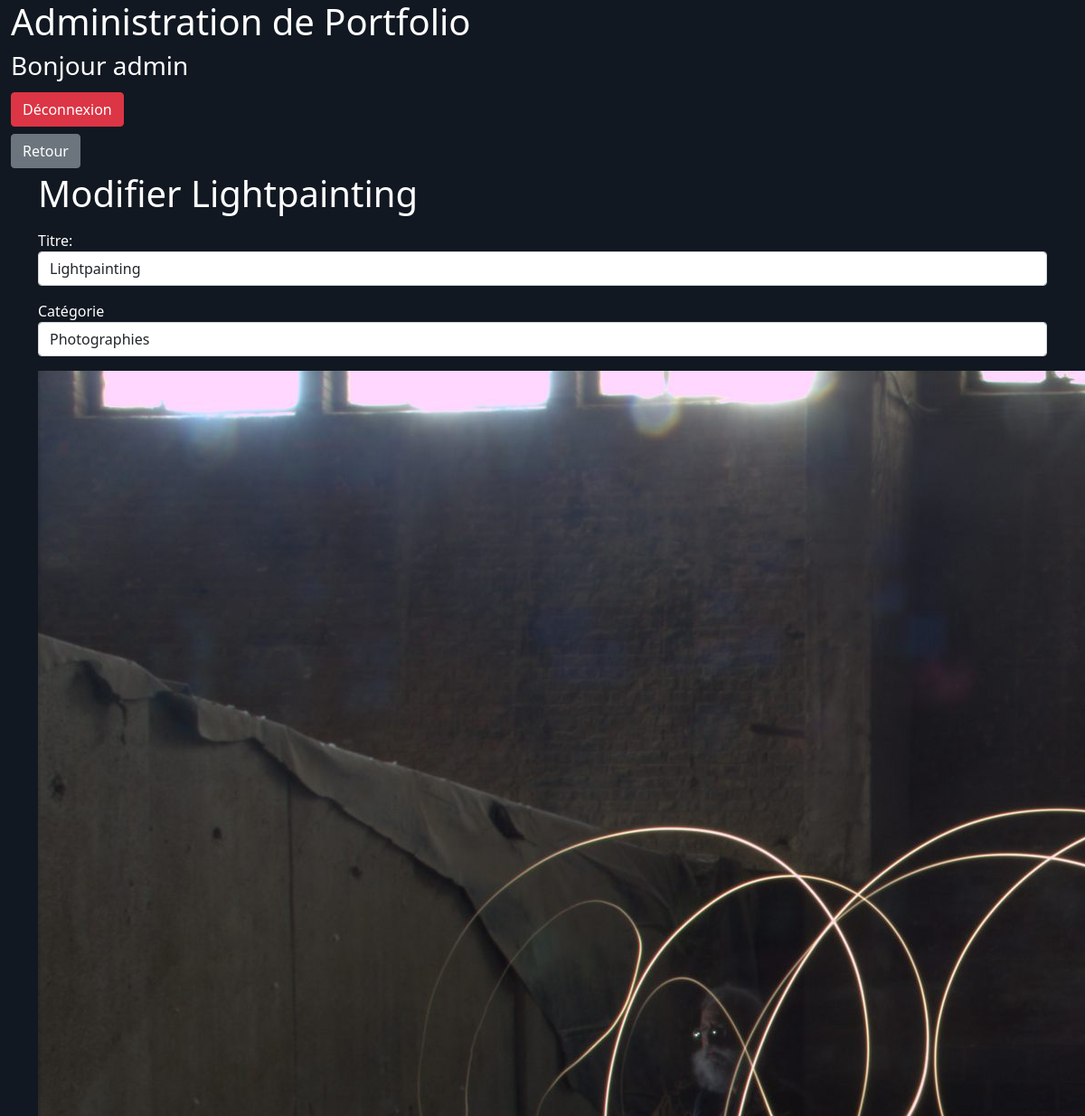
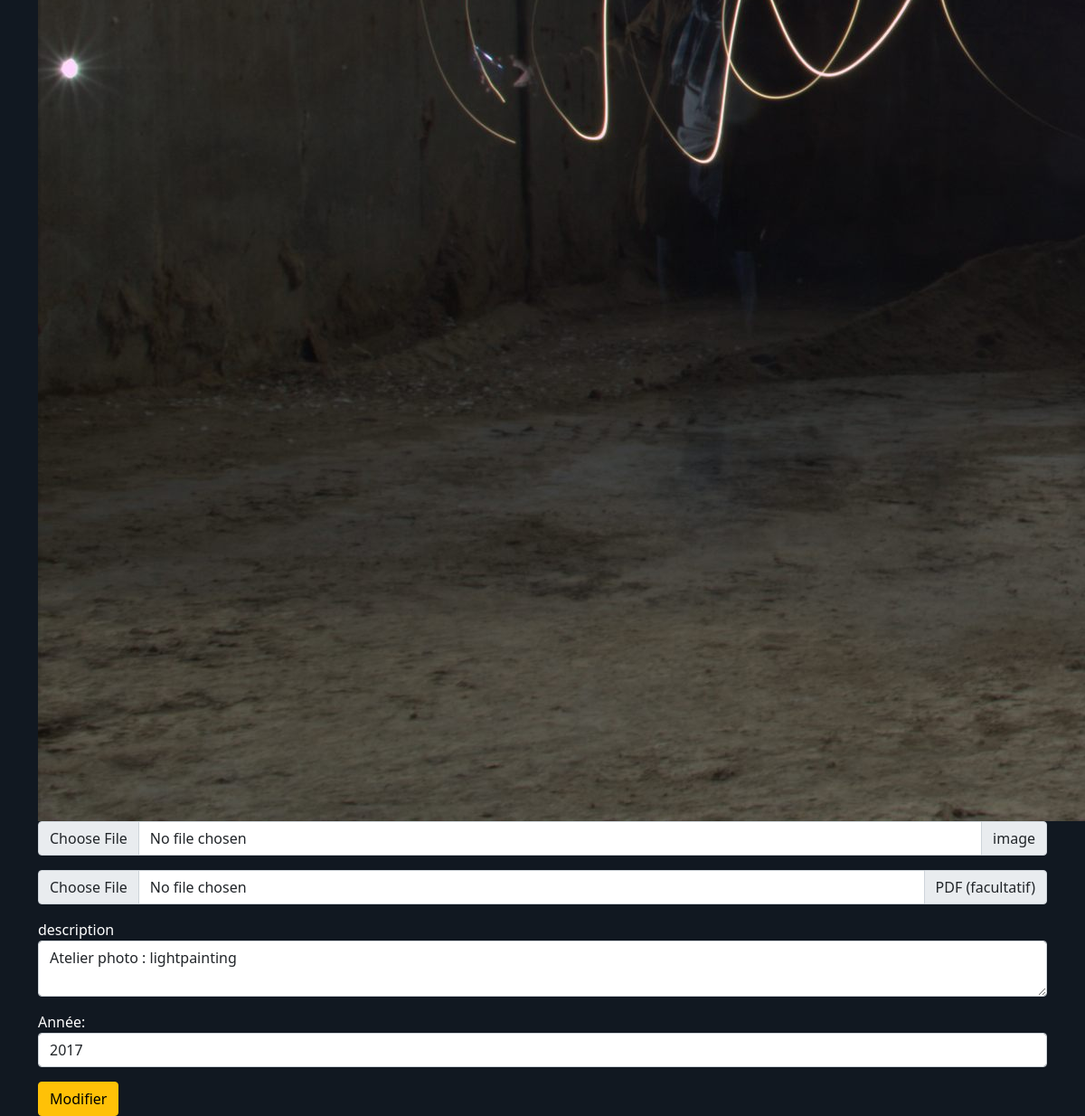
Screenshot of /admin/updateWork.php?id=50 (signed in) with the database file from the repository (2 pictures, top to bottom).
### tables this page shows
CREATE TABLE IF NOT EXISTS `works` (
  `id` int(11) NOT NULL AUTO_INCREMENT,
  `title` varchar(255) NOT NULL,
  `category` varchar(100) NOT NULL,
  `image` varchar(255) NOT NULL,
  `pdf` varchar(255) DEFAULT NULL,
  `description` text NOT NULL,
  `year` smallint(6) NOT NULL,
  PRIMARY KEY (`id`)
);

### admin/updateWork.php (the view, shortened to what this page needs)
<?php
      require "../connexion.php";
      $id = htmlspecialchars($_GET['id']);
      $req = $bdd->prepare("SELECT * FROM works WHERE id=?");
      $req->execute([$id]);
      if(!$don = $req->fetch())
      {
          $req->closeCursor();
          header("LOCATION:works.php");
      }
?>
<!DOCTYPE html>
<html lang="en">
<head>
    <link href="https://cdn.jsdelivr.net/npm/bootstrap@5.0.0-beta2/dist/css/bootstrap.min.css" rel="stylesheet">
    <link rel="stylesheet" href="style.css">
</head>
<body>
<div class="container-fluid">
    <h1>Administration de Portfolio</h1>
    <h3>Bonjour <?php echo $_SESSION['login'] ?></h3>
    <a href="dashboard.php?deco=ok" class="btn btn-danger my-1">Déconnexion</a>
    <div class="row">
        <div class="col-4">
            <a href="works.php" class="btn btn-secondary my-1">Retour</a><br>
        </div>
    </div>
</div>
<div class="container">
    <h1 class="mb-3">Modifier <?= $don['title'] ?></h1>
      <form action="treatmentUpdateWork.php?id=<?= $don['id'] ?>" method="POST" enctype="multipart/form-data">
        <div class="form-group mb-3">
            <label for="title">Titre: </label>
            <input type="text" id="title" name="title" class="form-control" placeholder="Titre de la réalisation" value="<?= $don['title'] ?>" required>
        </div>
        <div class="form-group mb-3">
            <label for="category">Catégorie</label>
            <select name="category" id="category" class="form-control">
                <?php
                    if($don['category']=="pao")
                    {
                        echo '<option value="pao" selected>PAO</option>';
                        echo '<option value="webdesign">WebDesign</option>';
                        echo '<option value="illustrator">Illustrator</option>';
                        echo '<option value="photographies">Photographies</option>';
                        echo '<option value="animation">Animation</option>';
                    } elseif($don['category']=="webdesign")
                    {
                        echo '<option value="pao">PAO</option>';
                        echo '<option value="webdesign" selected>WebDesign</option>';
                        echo '<option value="illustrator">Illustrator</option>';
                        echo '<option value="photographies">Photographies</option>';
                        echo '<option value="animation">Animation</option>';
                    } elseif($don['category']=="illustrator")
                    {
                        echo '<option value="pao">PAO</option>';
                        echo '<option value="webdesign">WebDesign</option>';
                        echo '<option value="illustrator" selected>Illustrator</option>';
                        echo '<option value="photographies">Photographies</option>';
                        echo '<option value="animation">Animation</option>';
                    }
                    elseif($don['category']=="photographies")
                    {
                        echo '<option value="photographies" selected>Photographies</option>';
                    }else{
                        echo '<option value="pao">PAO</option>';
                        echo '<option value="webdesign">WebDesign</option>';
                        echo '<option value="illustrator">Illustrator</option>';
                        echo '<option value="photographies">Photographies</option>';
                        echo '<option value="animation" selected>Animation</option>';
                    }
                ?>
            </select>
        </div>
        <div class="col-12">
            <img src="../upload/<?= $don['image'] ?>" class="img-demo" alt="image de <?= $don['title'] ?>">
        </div>
        <div class="input-group mb-3">
            <input type="file" class="form-control" id="inputGroupFile02" name="image">
            <label class="input-group-text" for="inputGroupFile02">image</label>
        </div>
         <div class="input-group mb-3">
            <input type="file" class="form-control" id="inputGroupFile02" name="pdf">
            <label class="input-group-text" for="inputGroupFile02">PDF (facultatif)</label>
        </div>
        <div class="form-group  mb-3">
            <label for="description">description</label>
            <textarea name="description" id="description" class="form-control"><?= $don['description'] ?></textarea>
        </div>
        <div class="form-group  mb-3">
            <label for="year">Année: </label>
            <input type="number" id="year" name="year" class="form-control" value="<?= $don['year'] ?>">
        </div>
        <div class="form-group">
            <input type="submit" value="Modifier" class="btn btn-warning">
        </div>
      </form>
</div>
</body>
</html>

### admin/style.css (style rules this page uses)
* { margin: 0; padding: 0; }
html,body { height: 100%; scroll-behavior:smooth; overflow-x: hidden; }
body { background-color: #111821; }
label { color:white; }
h1, h2, h3 { color:white; }

### rows the page displays
works: title "Lightpainting", category "Photographies", image (picture), description "Atelier photo : lightpainting", year "2017"

### other values shown
$_SESSION['login'] "admin"
